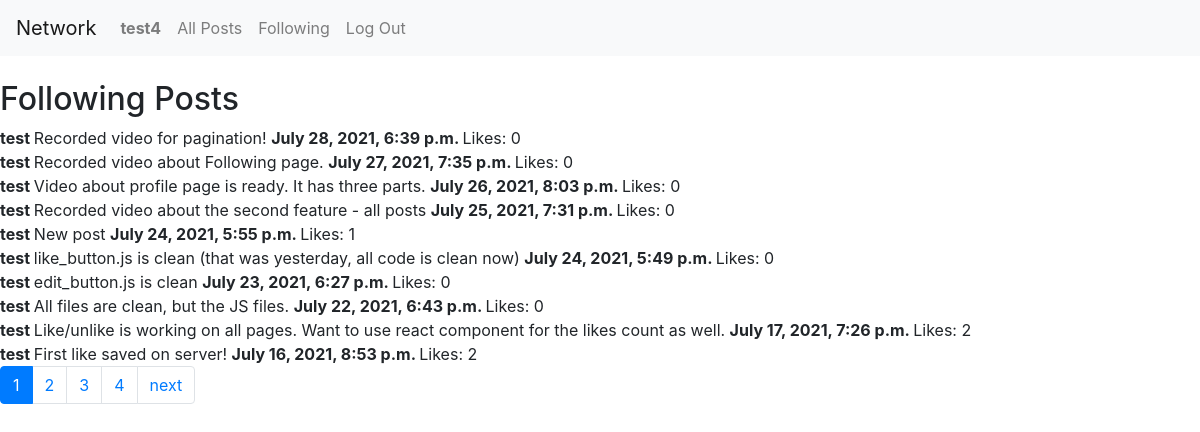
/following (signed in), run on an earlier commit of the app's database.
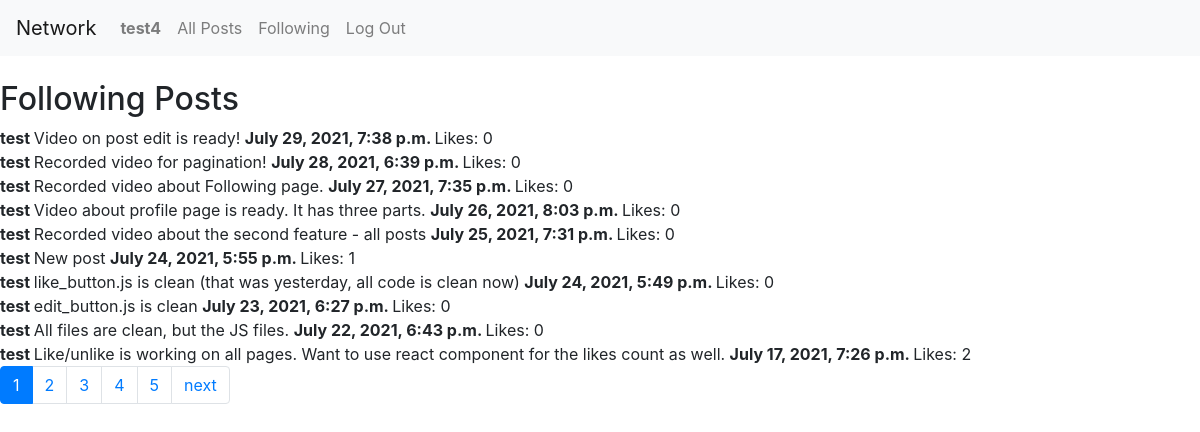
And on a later commit of the database.
### network/models.py (models this page shows, shortened)
class Post(models.Model):
    author = models.ForeignKey(User, on_delete=models.CASCADE, related_name="posts")
    text = models.CharField(max_length=100)
    likes_count = models.PositiveIntegerField(default=0)
    likes_users = models.ManyToManyField(User, blank=True)
    date_time = models.DateTimeField(auto_now=False, auto_now_add=True)

class User(AbstractUser):
    following = models.ManyToManyField('self', symmetrical=False, related_name="followers", blank=True)
    def __str__(self):
        return f"{self.username}"

### network/views.py (the view)
# urls.py: path("following", views.following, name="following"),
def following(request):
    if not request.user.is_authenticated:
        return HttpResponseRedirect(reverse("index"))
    users = request.user.following.all()
    posts = []
    for user in users:
        posts += user.posts.all() # and collect all posts the user follows
    def datetime(p):
        return p.date_time
    posts.sort(reverse=True, key=datetime)
    paginator=Paginator(posts, 10)
    page_number = request.GET.get('page')
    page_obj = paginator.get_page(page_number)
    return render(request, "network/following.html", {"page_obj": page_obj})

### network/templates/network/following.html (shortened to what this page needs)
{% extends "network/layout.html" %}
{% block body %}
    <br>
    <h2> Following Posts </h2>
    <div>
        {% for post in page_obj %}
            <div class="post" id="{{post.id}}">
                <b> {{post.author}} </b>
                <text class="text"> {{post.text}} </text>
                <b> {{post.date_time}} </b>
                <likes class="likes"> Likes: {{post.likes_count}} </likes>
            </div>
        {% endfor %}
    </div>
{% endblock %}

### network/templates/network/layout.html (shortened to what this page needs)
{% load static %}
<!DOCTYPE html>
<html lang="en">
    <head>
        <link rel="stylesheet" href="https://stackpath.bootstrapcdn.com/bootstrap/4.4.1/css/bootstrap.min.css">
        <link href="{% static 'network/styles.css' %}" rel="stylesheet">
    </head>
    <body>
        <nav class="navbar navbar-expand-lg navbar-light bg-light">
            <a class="navbar-brand" href="#">Network</a>
            <div>
              <ul class="navbar-nav mr-auto">
                {% if user.is_authenticated %}
                    <li class="nav-item">
                        <a class="nav-link" href="{% url 'profile' %}"><strong>{{ user.username }}</strong></a>
                    </li>
                {% endif %}
                <li class="nav-item">
                  <a class="nav-link" href="{% url 'index' %}">All Posts</a>
                </li>
                {% if user.is_authenticated %}
                    <li class="nav-item">
                        <a class="nav-link" href="{% url 'following' %}">Following</a>
                    </li>
                    <li class="nav-item">
                        <a class="nav-link" href="{% url 'logout' %}">Log Out</a>
                    </li>
                {% endif %}
              </ul>
            </div>
          </nav>
        <div class="body">
            {% block body %}
            {% endblock %}
        </div>
        <nav aria-label="Posts navigation pages">
            <ul class="pagination">
                {% for current_page in page_obj.paginator.page_range %}
                    {% if current_page != page_obj.number %}
                        <li class="page-item">
                            <a class="page-link" href="?page={{ current_page }}">
                                {{current_page}}
                            </a>
                        </li>
                    {% else %}
                        <li class="page-item active">
                            <a class="page-link">
                                {{current_page}}
                            </a>
                        </li>
                    {% endif %}
                {% endfor %}
                {% if page_obj.has_next %}
                    <li class="page-item">
                        <a class="page-link" href="?page={{ page_obj.next_page_number }}">
                            next
                        </a>
                    </li>
                {% endif %}
            </ul>
        </nav>
    </body>
</html>

What changed in the data, as far as the page shows it:
no longer on this page (row unchanged): Post: author "test", text "First like saved on server!", date_time "July 16, 2021, 8:53 p.m.", likes_count "2"
added Post: author "test", text "Video on post edit is ready!", date_time "July 29, 2021, 7:38 p.m.", likes_count "0"
Also different on the page:
new list line: "5"
